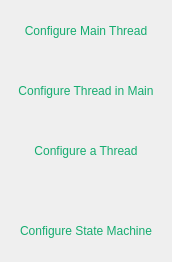
   <widget class="QWidget" name="widget_options_buttons" native="true">
    <property name="geometry">
     <rect>
      <x>10</x>
      <y>110</y>
      <width>400</width>
      <height>200</height>
     </rect>
    </property>
    <property name="minimumSize">
     <size>
      <width>400</width>
      <height>200</height>
     </size>
    </property>
    <property name="styleSheet">
     <string notr="true">font: 12pt &quot;Segoe UI&quot;;
color: rgb(21, 172, 112);</string>
    </property>
    <layout class="QVBoxLayout" name="verticalLayout_10">
     <property name="spacing">
      <number>20</number>
     </property>
     <property name="sizeConstraint">
      <enum>QLayout::SetFixedSize</enum>
     </property>
     <item>
      <widget class="QPushButton" name="pb_configure_Main_thread">
       <property name="enabled">
        <bool>true</bool>
       </property>
       <property name="minimumSize">
        <size>
         <width>150</width>
         <height>40</height>
        </size>
       </property>
       <property name="maximumSize">
        <size>
         <width>200</width>
         <height>50</height>
        </size>
       </property>
       <property name="cursor">
        <cursorShape>PointingHandCursor</cursorShape>
       </property>
       <property name="toolTip">
        <string>Look for uVision project path in your PC</string>
       </property>
       <property name="styleSheet">
        <string notr="true">font: 12pt &quot;Segoe UI&quot;;
color:  rgb(21, 172, 112);;
</string>
       </property>
       <property name="text">
        <string>Configure Main Thread</string>
       </property>
       <property name="flat">
        <bool>true</bool>
       </property>
      </widget>
     </item>
     <item>
      <widget class="QPushButton" name="pb_configure_thread_in_main">
       <property name="enabled">
        <bool>true</bool>
       </property>
       <property name="minimumSize">
        <size>
         <width>150</width>
         <height>40</height>
        </size>
       </property>
       <property name="maximumSize">
        <size>
         <width>200</width>
         <height>50</height>
        </size>
       </property>
       <property name="cursor">
        <cursorShape>PointingHandCursor</cursorShape>
       </property>
       <property name="toolTip">
        <string>Look for uVision project path in your PC</string>
       </property>
       <property name="styleSheet">
        <string notr="true">font: 12pt &quot;Segoe UI&quot;;
color:  rgb(21, 172, 112);
border-color: rgb(21, 172, 112);</string>
       </property>
       <property name="text">
        <string>Configure Thread in Main</string>
       </property>
       <property name="flat">
        <bool>true</bool>
       </property>
      </widget>
     </item>
     <item>
      <widget class="QPushButton" name="pb_configure_thread_in_class">
       <property name="enabled">
        <bool>true</bool>
       </property>
       <property name="minimumSize">
        <size>
         <width>150</width>
         <height>40</height>
        </size>
       </property>
       <property name="maximumSize">
        <size>
         <width>200</width>
         <height>50</height>
        </size>
       </property>
       <property name="cursor">
        <cursorShape>PointingHandCursor</cursorShape>
       </property>
       <property name="toolTip">
        <string>Look for uVision project path in your PC</string>
       </property>
       <property name="styleSheet">
        <string notr="true">font: 12pt &quot;Segoe UI&quot;;
color: rgb(21, 172, 112);
</string>
       </property>
       <property name="text">
        <string>Configure a Thread</string>
       </property>
       <property name="flat">
        <bool>true</bool>
       </property>
      </widget>
     </item>
     <item>
      <spacer name="verticalSpacer">
       <property name="orientation">
        <enum>Qt::Vertical</enum>
       </property>
       <property name="sizeHint" stdset="0">
        <size>
         <width>10</width>
         <height>20</height>
        </size>
       </property>
      </spacer>
     </item>
     <item>
      <widget class="QPushButton" name="pb_configure_state_machine">
       <property name="enabled">
        <bool>true</bool>
       </property>
       <property name="minimumSize">
        <size>
         <width>150</width>
         <height>40</height>
        </size>
       </property>
       <property name="maximumSize">
        <size>
         <width>200</width>
         <height>50</height>
        </size>
       </property>
       <property name="cursor">
        <cursorShape>PointingHandCursor</cursorShape>
       </property>
       <property name="toolTip">
        <string>Look for uVision project path in your PC</string>
       </property>
       <property name="styleSheet">
        <string notr="true">font: 12pt &quot;Segoe UI&quot;;
color:  rgb(21, 172, 112);
</string>
       </property>
       <property name="text">
        <string>Configure State Machine</string>
       </property>
       <property name="flat">
        <bool>true</bool>
       </property>
      </widget>
     </item>
    </layout>
   </widget>
